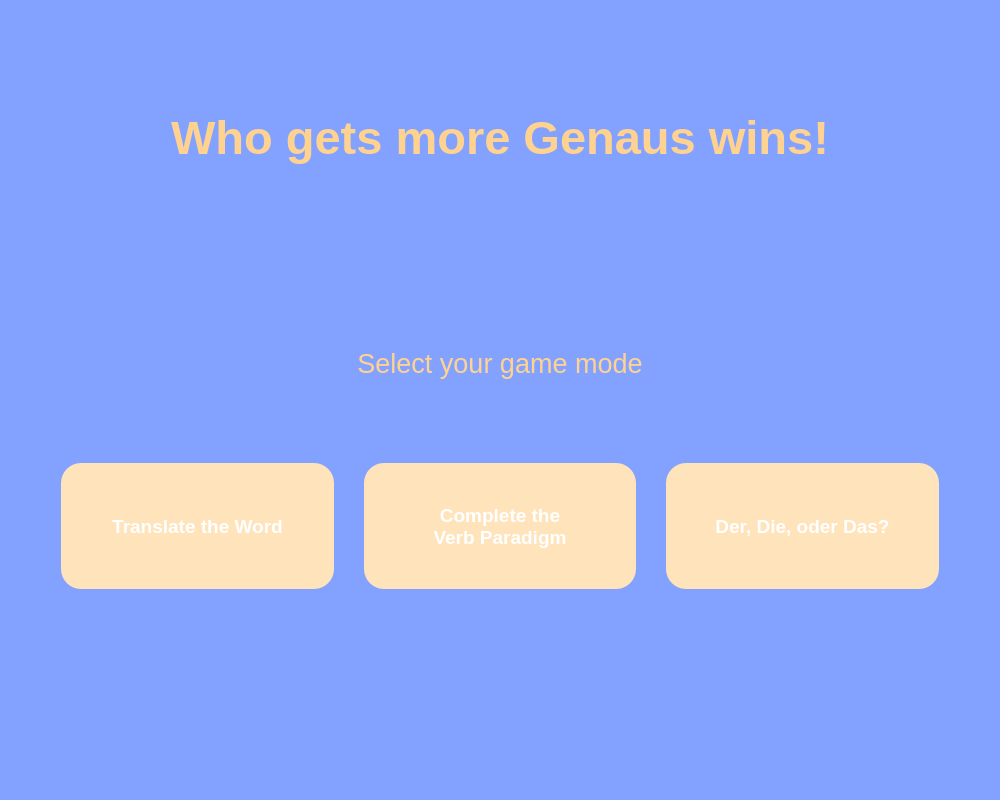
<?xml version="1.0" encoding="UTF-8"?>
<ui version="4.0">
 <class>SelectGameMode</class>
 <widget class="QWidget" name="SelectGameMode">
  <property name="geometry">
   <rect>
    <x>0</x>
    <y>0</y>
    <width>1000</width>
    <height>800</height>
   </rect>
  </property>
  <property name="palette">
   <palette>
    <active>
     <colorrole role="WindowText">
      <brush brushstyle="SolidPattern">
       <color alpha="255">
        <red>255</red>
        <green>255</green>
        <blue>255</blue>
       </color>
      </brush>
     </colorrole>
     <colorrole role="Button">
      <brush brushstyle="SolidPattern">
       <color alpha="255">
        <red>131</red>
        <green>162</green>
        <blue>255</blue>
       </color>
      </brush>
     </colorrole>
     <colorrole role="Light">
      <brush brushstyle="SolidPattern">
       <color alpha="255">
        <red>255</red>
        <green>255</green>
        <blue>255</blue>
       </color>
      </brush>
     </colorrole>
     <colorrole role="Midlight">
      <brush brushstyle="SolidPattern">
       <color alpha="255">
        <red>255</red>
        <green>255</green>
        <blue>255</blue>
       </color>
      </brush>
     </colorrole>
     <colorrole role="Dark">
      <brush brushstyle="SolidPattern">
       <color alpha="255">
        <red>127</red>
        <green>127</green>
        <blue>127</blue>
       </color>
      </brush>
     </colorrole>
     <colorrole role="Mid">
      <brush brushstyle="SolidPattern">
       <color alpha="255">
        <red>170</red>
        <green>170</green>
        <blue>170</blue>
       </color>
      </brush>
     </colorrole>
     <colorrole role="Text">
      <brush brushstyle="SolidPattern">
       <color alpha="255">
        <red>255</red>
        <green>255</green>
        <blue>255</blue>
       </color>
      </brush>
     </colorrole>
     <colorrole role="BrightText">
      <brush brushstyle="SolidPattern">
       <color alpha="255">
        <red>255</red>
        <green>255</green>
        <blue>255</blue>
       </color>
      </brush>
     </colorrole>
     <colorrole role="ButtonText">
      <brush brushstyle="SolidPattern">
       <color alpha="255">
        <red>255</red>
        <green>255</green>
        <blue>255</blue>
       </color>
      </brush>
     </colorrole>
     <colorrole role="Base">
      <brush brushstyle="SolidPattern">
       <color alpha="255">
        <red>131</red>
        <green>162</green>
        <blue>255</blue>
       </color>
      </brush>
     </colorrole>
     <colorrole role="Window">
      <brush brushstyle="SolidPattern">
       <color alpha="255">
        <red>131</red>
        <green>162</green>
        <blue>255</blue>
       </color>
      </brush>
     </colorrole>
     <colorrole role="Shadow">
      <brush brushstyle="SolidPattern">
       <color alpha="255">
        <red>0</red>
        <green>0</green>
        <blue>0</blue>
       </color>
      </brush>
     </colorrole>
     <colorrole role="AlternateBase">
      <brush brushstyle="SolidPattern">
       <color alpha="255">
        <red>255</red>
        <green>255</green>
        <blue>255</blue>
       </color>
      </brush>
     </colorrole>
     <colorrole role="ToolTipBase">
      <brush brushstyle="SolidPattern">
       <color alpha="255">
        <red>255</red>
        <green>255</green>
        <blue>220</blue>
       </color>
      </brush>
     </colorrole>
     <colorrole role="ToolTipText">
      <brush brushstyle="SolidPattern">
       <color alpha="255">
        <red>0</red>
        <green>0</green>
        <blue>0</blue>
       </color>
      </brush>
     </colorrole>
    </active>
    <inactive>
     <colorrole role="WindowText">
      <brush brushstyle="SolidPattern">
       <color alpha="255">
        <red>255</red>
        <green>255</green>
        <blue>255</blue>
       </color>
      </brush>
     </colorrole>
     <colorrole role="Button">
      <brush brushstyle="SolidPattern">
       <color alpha="255">
        <red>131</red>
        <green>162</green>
        <blue>255</blue>
       </color>
      </brush>
     </colorrole>
     <colorrole role="Light">
      <brush brushstyle="SolidPattern">
       <color alpha="255">
        <red>255</red>
        <green>255</green>
        <blue>255</blue>
       </color>
      </brush>
     </colorrole>
     <colorrole role="Midlight">
      <brush brushstyle="SolidPattern">
       <color alpha="255">
        <red>255</red>
        <green>255</green>
        <blue>255</blue>
       </color>
      </brush>
     </colorrole>
     <colorrole role="Dark">
      <brush brushstyle="SolidPattern">
       <color alpha="255">
        <red>127</red>
        <green>127</green>
        <blue>127</blue>
       </color>
      </brush>
     </colorrole>
     <colorrole role="Mid">
      <brush brushstyle="SolidPattern">
       <color alpha="255">
        <red>170</red>
        <green>170</green>
        <blue>170</blue>
       </color>
      </brush>
     </colorrole>
     <colorrole role="Text">
      <brush brushstyle="SolidPattern">
       <color alpha="255">
        <red>255</red>
        <green>255</green>
        <blue>255</blue>
       </color>
      </brush>
     </colorrole>
     <colorrole role="BrightText">
      <brush brushstyle="SolidPattern">
       <color alpha="255">
        <red>255</red>
        <green>255</green>
        <blue>255</blue>
       </color>
      </brush>
     </colorrole>
     <colorrole role="ButtonText">
      <brush brushstyle="SolidPattern">
       <color alpha="255">
        <red>255</red>
        <green>255</green>
        <blue>255</blue>
       </color>
      </brush>
     </colorrole>
     <colorrole role="Base">
      <brush brushstyle="SolidPattern">
       <color alpha="255">
        <red>131</red>
        <green>162</green>
        <blue>255</blue>
       </color>
      </brush>
     </colorrole>
     <colorrole role="Window">
      <brush brushstyle="SolidPattern">
       <color alpha="255">
        <red>131</red>
        <green>162</green>
        <blue>255</blue>
       </color>
      </brush>
     </colorrole>
     <colorrole role="Shadow">
      <brush brushstyle="SolidPattern">
       <color alpha="255">
        <red>0</red>
        <green>0</green>
        <blue>0</blue>
       </color>
      </brush>
     </colorrole>
     <colorrole role="AlternateBase">
      <brush brushstyle="SolidPattern">
       <color alpha="255">
        <red>255</red>
        <green>255</green>
        <blue>255</blue>
       </color>
      </brush>
     </colorrole>
     <colorrole role="ToolTipBase">
      <brush brushstyle="SolidPattern">
       <color alpha="255">
        <red>255</red>
        <green>255</green>
        <blue>220</blue>
       </color>
      </brush>
     </colorrole>
     <colorrole role="ToolTipText">
      <brush brushstyle="SolidPattern">
       <color alpha="255">
        <red>0</red>
        <green>0</green>
        <blue>0</blue>
       </color>
      </brush>
     </colorrole>
    </inactive>
    <disabled>
     <colorrole role="WindowText">
      <brush brushstyle="SolidPattern">
       <color alpha="255">
        <red>255</red>
        <green>255</green>
        <blue>255</blue>
       </color>
      </brush>
     </colorrole>
     <colorrole role="Button">
      <brush brushstyle="SolidPattern">
       <color alpha="255">
        <red>131</red>
        <green>162</green>
        <blue>255</blue>
       </color>
      </brush>
     </colorrole>
     <colorrole role="Light">
      <brush brushstyle="SolidPattern">
       <color alpha="255">
        <red>255</red>
        <green>255</green>
        <blue>255</blue>
       </color>
      </brush>
     </colorrole>
     <colorrole role="Midlight">
      <brush brushstyle="SolidPattern">
       <color alpha="255">
        <red>255</red>
        <green>255</green>
        <blue>255</blue>
       </color>
      </brush>
     </colorrole>
     <colorrole role="Dark">
      <brush brushstyle="SolidPattern">
       <color alpha="255">
        <red>127</red>
        <green>127</green>
        <blue>127</blue>
       </color>
      </brush>
     </colorrole>
     <colorrole role="Mid">
      <brush brushstyle="SolidPattern">
       <color alpha="255">
        <red>170</red>
        <green>170</green>
        <blue>170</blue>
       </color>
      </brush>
     </colorrole>
     <colorrole role="Text">
      <brush brushstyle="SolidPattern">
       <color alpha="255">
        <red>255</red>
        <green>255</green>
        <blue>255</blue>
       </color>
      </brush>
     </colorrole>
     <colorrole role="BrightText">
      <brush brushstyle="SolidPattern">
       <color alpha="255">
        <red>255</red>
        <green>255</green>
        <blue>255</blue>
       </color>
      </brush>
     </colorrole>
     <colorrole role="ButtonText">
      <brush brushstyle="SolidPattern">
       <color alpha="255">
        <red>255</red>
        <green>255</green>
        <blue>255</blue>
       </color>
      </brush>
     </colorrole>
     <colorrole role="Base">
      <brush brushstyle="SolidPattern">
       <color alpha="255">
        <red>131</red>
        <green>162</green>
        <blue>255</blue>
       </color>
      </brush>
     </colorrole>
     <colorrole role="Window">
      <brush brushstyle="SolidPattern">
       <color alpha="255">
        <red>131</red>
        <green>162</green>
        <blue>255</blue>
       </color>
      </brush>
     </colorrole>
     <colorrole role="Shadow">
      <brush brushstyle="SolidPattern">
       <color alpha="255">
        <red>0</red>
        <green>0</green>
        <blue>0</blue>
       </color>
      </brush>
     </colorrole>
     <colorrole role="AlternateBase">
      <brush brushstyle="SolidPattern">
       <color alpha="255">
        <red>255</red>
        <green>255</green>
        <blue>255</blue>
       </color>
      </brush>
     </colorrole>
     <colorrole role="ToolTipBase">
      <brush brushstyle="SolidPattern">
       <color alpha="255">
        <red>255</red>
        <green>255</green>
        <blue>220</blue>
       </color>
      </brush>
     </colorrole>
     <colorrole role="ToolTipText">
      <brush brushstyle="SolidPattern">
       <color alpha="255">
        <red>0</red>
        <green>0</green>
        <blue>0</blue>
       </color>
      </brush>
     </colorrole>
    </disabled>
   </palette>
  </property>
  <property name="windowTitle">
   <string>Select Game Mode</string>
  </property>
  <property name="windowIcon">
   <iconset>
    <normaloff>../../../../../Downloads/icona_gioco.png</normaloff>../../../../../Downloads/icona_gioco.png</iconset>
  </property>
  <property name="styleSheet">
   <string notr="true">QWidget {
	background-color: #83A2FF;
	color: #FFFFFF;
}</string>
  </property>
  <layout class="QVBoxLayout" name="verticalLayout_2">
   <item>
    <layout class="QVBoxLayout" name="verticalLayout" stretch="4,3,2">
     <property name="leftMargin">
      <number>50</number>
     </property>
     <property name="rightMargin">
      <number>50</number>
     </property>
     <property name="bottomMargin">
      <number>200</number>
     </property>
     <item>
      <widget class="QLabel" name="welcome_game_label">
       <property name="sizePolicy">
        <sizepolicy hsizetype="Expanding" vsizetype="Expanding">
         <horstretch>1</horstretch>
         <verstretch>1</verstretch>
        </sizepolicy>
       </property>
       <property name="font">
        <font>
         <pointsize>35</pointsize>
         <weight>75</weight>
         <bold>true</bold>
        </font>
       </property>
       <property name="styleSheet">
        <string notr="true">border-radius: 50%; /* Makes the label circular */
border: 2px solid #000000; /* Border color and width */
padding: 10px; /* Adjust padding as needed */
background-color: #83A2FF;
color: #FFD28F;
border: none;
</string>
       </property>
       <property name="text">
        <string>Who gets more Genaus wins!</string>
       </property>
       <property name="alignment">
        <set>Qt::AlignCenter</set>
       </property>
       <property name="wordWrap">
        <bool>true</bool>
       </property>
      </widget>
     </item>
     <item>
      <widget class="QLabel" name="label">
       <property name="sizePolicy">
        <sizepolicy hsizetype="Expanding" vsizetype="Expanding">
         <horstretch>1</horstretch>
         <verstretch>1</verstretch>
        </sizepolicy>
       </property>
       <property name="sizeIncrement">
        <size>
         <width>8</width>
         <height>0</height>
        </size>
       </property>
       <property name="font">
        <font>
         <pointsize>20</pointsize>
        </font>
       </property>
       <property name="styleSheet">
        <string notr="true">border-radius: 50%; /* Makes the label circular */
border: 2px solid #000000; /* Border color and width */
padding: 10px; /* Adjust padding as needed */
background-color: #83A2FF;
color: #FFD28F;
border: none;
</string>
       </property>
       <property name="text">
        <string>Select your game mode</string>
       </property>
       <property name="alignment">
        <set>Qt::AlignCenter</set>
       </property>
      </widget>
     </item>
     <item>
      <layout class="QHBoxLayout" name="horizontalLayout" stretch="1,1,1">
       <property name="spacing">
        <number>30</number>
       </property>
       <item>
        <widget class="QPushButton" name="translate_mode_button">
         <property name="sizePolicy">
          <sizepolicy hsizetype="Expanding" vsizetype="Expanding">
           <horstretch>1</horstretch>
           <verstretch>1</verstretch>
          </sizepolicy>
         </property>
         <property name="font">
          <font>
           <pointsize>14</pointsize>
           <weight>75</weight>
           <italic>false</italic>
           <bold>true</bold>
          </font>
         </property>
         <property name="styleSheet">
          <string notr="true">QPushButton {
	border-radius: 20px; /* Adjust the radius as needed */
	background-color: #FFE3BB;
}
QPushButton:hover {
	background-color: #FFD28F;
	}
QPushButton:pressed {
	background-color: #B4BDFF;
}</string>
         </property>
         <property name="text">
          <string>Translate the Word</string>
         </property>
        </widget>
       </item>
       <item>
        <widget class="QPushButton" name="paradigm_mode_button">
         <property name="sizePolicy">
          <sizepolicy hsizetype="Expanding" vsizetype="Expanding">
           <horstretch>1</horstretch>
           <verstretch>1</verstretch>
          </sizepolicy>
         </property>
         <property name="font">
          <font>
           <pointsize>14</pointsize>
           <weight>75</weight>
           <italic>false</italic>
           <bold>true</bold>
          </font>
         </property>
         <property name="styleSheet">
          <string notr="true">QPushButton {
	border-radius: 20px; /* Adjust the radius as needed */
	background-color: #FFE3BB;
}
QPushButton:hover {
	background-color: #FFD28F;
	}
QPushButton:pressed {
	background-color: #B4BDFF;
}</string>
         </property>
         <property name="text">
          <string>Complete the
Verb Paradigm</string>
         </property>
        </widget>
       </item>
       <item>
        <widget class="QPushButton" name="article_mode_button">
         <property name="sizePolicy">
          <sizepolicy hsizetype="Expanding" vsizetype="Expanding">
           <horstretch>1</horstretch>
           <verstretch>1</verstretch>
          </sizepolicy>
         </property>
         <property name="font">
          <font>
           <pointsize>14</pointsize>
           <weight>75</weight>
           <bold>true</bold>
          </font>
         </property>
         <property name="styleSheet">
          <string notr="true">QPushButton {
	border-radius: 20px; /* Adjust the radius as needed */
	background-color: #FFE3BB;
}
QPushButton:hover {
	background-color: #FFD28F;
	}
QPushButton:pressed {
	background-color: #B4BDFF;
}</string>
         </property>
         <property name="text">
          <string>Der, Die, oder Das?</string>
         </property>
        </widget>
       </item>
      </layout>
     </item>
    </layout>
   </item>
  </layout>
 </widget>
 <resources/>
 <connections/>
</ui>
